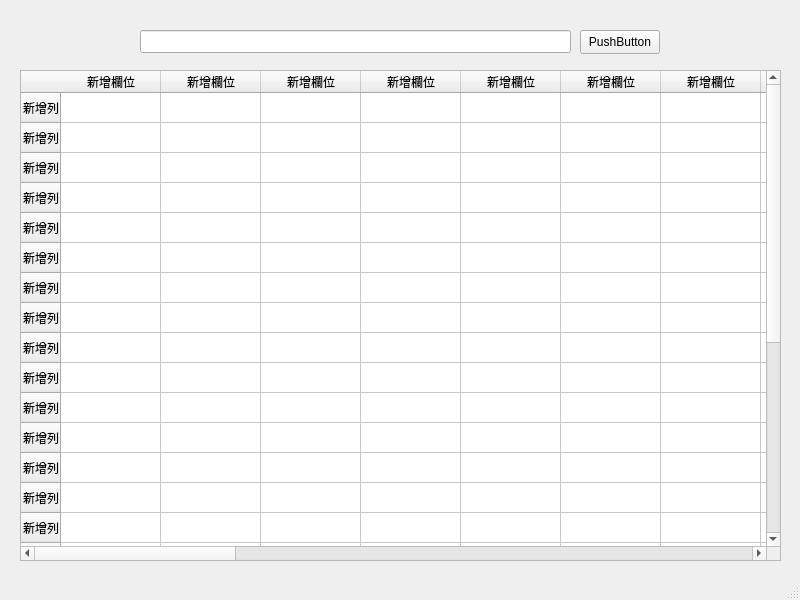
<?xml version="1.0" encoding="UTF-8"?>
<ui version="4.0">
 <class>MainWindow</class>
 <widget class="QMainWindow" name="MainWindow">
  <property name="geometry">
   <rect>
    <x>0</x>
    <y>0</y>
    <width>800</width>
    <height>600</height>
   </rect>
  </property>
  <property name="windowTitle">
   <string>MainWindow</string>
  </property>
  <widget class="QWidget" name="centralwidget">
   <widget class="QLineEdit" name="lineEdit">
    <property name="geometry">
     <rect>
      <x>140</x>
      <y>30</y>
      <width>431</width>
      <height>23</height>
     </rect>
    </property>
   </widget>
   <widget class="QPushButton" name="pushButton">
    <property name="geometry">
     <rect>
      <x>580</x>
      <y>30</y>
      <width>80</width>
      <height>24</height>
     </rect>
    </property>
    <property name="text">
     <string>PushButton</string>
    </property>
   </widget>
   <widget class="QTableWidget" name="tableWidget">
    <property name="geometry">
     <rect>
      <x>20</x>
      <y>70</y>
      <width>761</width>
      <height>491</height>
     </rect>
    </property>
    <row>
     <property name="text">
      <string>新增列</string>
     </property>
    </row>
    <row>
     <property name="text">
      <string>新增列</string>
     </property>
    </row>
    <row>
     <property name="text">
      <string>新增列</string>
     </property>
    </row>
    <row>
     <property name="text">
      <string>新增列</string>
     </property>
    </row>
    <row>
     <property name="text">
      <string>新增列</string>
     </property>
    </row>
    <row>
     <property name="text">
      <string>新增列</string>
     </property>
    </row>
    <row>
     <property name="text">
      <string>新增列</string>
     </property>
    </row>
    <row>
     <property name="text">
      <string>新增列</string>
     </property>
    </row>
    <row>
     <property name="text">
      <string>新增列</string>
     </property>
    </row>
    <row>
     <property name="text">
      <string>新增列</string>
     </property>
    </row>
    <row>
     <property name="text">
      <string>新增列</string>
     </property>
    </row>
    <row>
     <property name="text">
      <string>新增列</string>
     </property>
    </row>
    <row>
     <property name="text">
      <string>新增列</string>
     </property>
    </row>
    <row>
     <property name="text">
      <string>新增列</string>
     </property>
    </row>
    <row>
     <property name="text">
      <string>新增列</string>
     </property>
    </row>
    <row>
     <property name="text">
      <string>新增列</string>
     </property>
    </row>
    <row>
     <property name="text">
      <string>新增列</string>
     </property>
    </row>
    <row>
     <property name="text">
      <string>新增列</string>
     </property>
    </row>
    <row>
     <property name="text">
      <string>新增列</string>
     </property>
    </row>
    <row>
     <property name="text">
      <string>新增列</string>
     </property>
    </row>
    <row>
     <property name="text">
      <string>新增列</string>
     </property>
    </row>
    <row>
     <property name="text">
      <string>新增列</string>
     </property>
    </row>
    <row>
     <property name="text">
      <string>新增列</string>
     </property>
    </row>
    <row>
     <property name="text">
      <string>新增列</string>
     </property>
    </row>
    <row>
     <property name="text">
      <string>新增列</string>
     </property>
    </row>
    <row>
     <property name="text">
      <string>新增列</string>
     </property>
    </row>
    <column>
     <property name="text">
      <string>新增欄位</string>
     </property>
    </column>
    <column>
     <property name="text">
      <string>新增欄位</string>
     </property>
    </column>
    <column>
     <property name="text">
      <string>新增欄位</string>
     </property>
    </column>
    <column>
     <property name="text">
      <string>新增欄位</string>
     </property>
    </column>
    <column>
     <property name="text">
      <string>新增欄位</string>
     </property>
    </column>
    <column>
     <property name="text">
      <string>新增欄位</string>
     </property>
    </column>
    <column>
     <property name="text">
      <string>新增欄位</string>
     </property>
    </column>
    <column>
     <property name="text">
      <string>新增欄位</string>
     </property>
    </column>
    <column>
     <property name="text">
      <string>新增欄位</string>
     </property>
    </column>
    <column>
     <property name="text">
      <string>新增欄位</string>
     </property>
    </column>
    <column>
     <property name="text">
      <string>新增欄位</string>
     </property>
    </column>
    <column>
     <property name="text">
      <string>新增欄位</string>
     </property>
    </column>
    <column>
     <property name="text">
      <string>新增欄位</string>
     </property>
    </column>
    <column>
     <property name="text">
      <string>新增欄位</string>
     </property>
    </column>
    <column>
     <property name="text">
      <string>新增欄位</string>
     </property>
    </column>
    <column>
     <property name="text">
      <string>新增欄位</string>
     </property>
    </column>
    <column>
     <property name="text">
      <string>新增欄位</string>
     </property>
    </column>
    <column>
     <property name="text">
      <string>新增欄位</string>
     </property>
    </column>
    <column>
     <property name="text">
      <string>新增欄位</string>
     </property>
    </column>
    <column>
     <property name="text">
      <string>新增欄位</string>
     </property>
    </column>
    <column>
     <property name="text">
      <string>新增欄位</string>
     </property>
    </column>
    <column>
     <property name="text">
      <string>新增欄位</string>
     </property>
    </column>
    <column>
     <property name="text">
      <string>新增欄位</string>
     </property>
    </column>
    <column>
     <property name="text">
      <string>新增欄位</string>
     </property>
    </column>
    <column>
     <property name="text">
      <string>新增欄位</string>
     </property>
    </column>
   </widget>
  </widget>
  <widget class="QMenuBar" name="menubar">
   <property name="geometry">
    <rect>
     <x>0</x>
     <y>0</y>
     <width>800</width>
     <height>21</height>
    </rect>
   </property>
  </widget>
  <widget class="QStatusBar" name="statusbar"/>
 </widget>
 <resources/>
 <connections/>
</ui>
